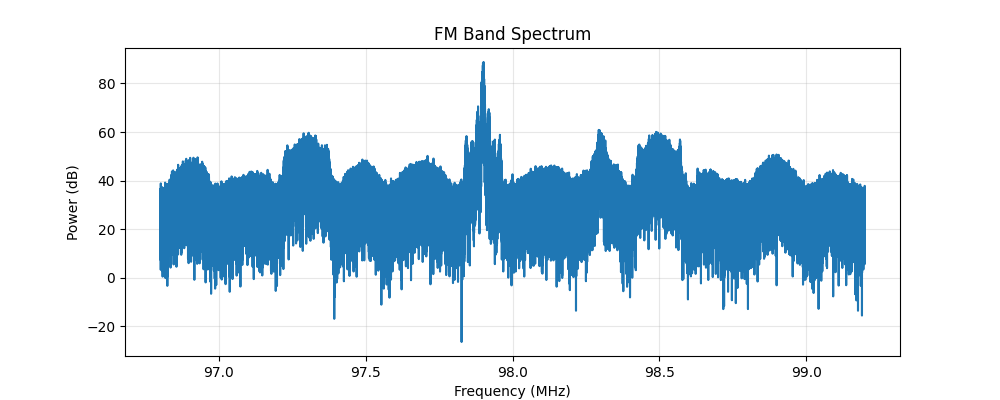

Reproduce this figure in Python.
import numpy as np
import matplotlib
matplotlib.use('Agg')
import matplotlib.pyplot as plt
from rtlsdr import RtlSdr

sdr = RtlSdr()
sdr.sample_rate = 2.4e6
sdr.center_freq = 98e6
sdr.gain = 40

samples = sdr.read_samples(256 * 1024)
sample_rate = 2.4e6
center_freq = 98e6
sdr.close()

fft_vals = np.abs(np.fft.fftshift(np.fft.fft(samples))) ** 2
freqs = np.fft.fftshift(np.fft.fftfreq(len(samples), 1/sample_rate)) + center_freq

plt.figure(figsize=(10,4))
plt.plot(freqs/1e6, 10*np.log10(fft_vals))
plt.xlabel("Frequency (MHz)")
plt.ylabel("Power (dB)")
plt.title("FM Band Spectrum")
plt.grid(True, alpha=0.3)
plt.savefig("spectrum.png")
sdr.close()
print("Saved spectrum.png")
